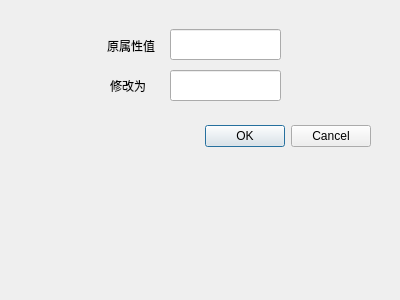
<?xml version="1.0" encoding="UTF-8"?>
<ui version="4.0">
 <class>Dialog</class>
 <widget class="QDialog" name="Dialog">
  <property name="geometry">
   <rect>
    <x>0</x>
    <y>0</y>
    <width>400</width>
    <height>300</height>
   </rect>
  </property>
  <property name="windowTitle">
   <string>Dialog</string>
  </property>
  <widget class="QDialogButtonBox" name="buttonBox">
   <property name="geometry">
    <rect>
     <x>30</x>
     <y>120</y>
     <width>341</width>
     <height>32</height>
    </rect>
   </property>
   <property name="orientation">
    <enum>Qt::Horizontal</enum>
   </property>
   <property name="standardButtons">
    <set>QDialogButtonBox::Cancel|QDialogButtonBox::Ok</set>
   </property>
  </widget>
  <widget class="QLabel" name="rawLabel">
   <property name="geometry">
    <rect>
     <x>107</x>
     <y>30</y>
     <width>51</width>
     <height>31</height>
    </rect>
   </property>
   <property name="text">
    <string>原属性值</string>
   </property>
  </widget>
  <widget class="QLineEdit" name="rawValue">
   <property name="geometry">
    <rect>
     <x>170</x>
     <y>29</y>
     <width>111</width>
     <height>31</height>
    </rect>
   </property>
   <property name="readOnly">
    <bool>true</bool>
   </property>
  </widget>
  <widget class="QLineEdit" name="newValue">
   <property name="geometry">
    <rect>
     <x>170</x>
     <y>70</y>
     <width>111</width>
     <height>31</height>
    </rect>
   </property>
  </widget>
  <widget class="QLabel" name="newLabel">
   <property name="geometry">
    <rect>
     <x>110</x>
     <y>70</y>
     <width>51</width>
     <height>31</height>
    </rect>
   </property>
   <property name="text">
    <string>修改为</string>
   </property>
  </widget>
 </widget>
 <resources/>
 <connections>
  <connection>
   <sender>buttonBox</sender>
   <signal>accepted()</signal>
   <receiver>Dialog</receiver>
   <slot>accept()</slot>
   <hints>
    <hint type="sourcelabel">
     <x>248</x>
     <y>254</y>
    </hint>
    <hint type="destinationlabel">
     <x>157</x>
     <y>274</y>
    </hint>
   </hints>
  </connection>
  <connection>
   <sender>buttonBox</sender>
   <signal>rejected()</signal>
   <receiver>Dialog</receiver>
   <slot>reject()</slot>
   <hints>
    <hint type="sourcelabel">
     <x>316</x>
     <y>260</y>
    </hint>
    <hint type="destinationlabel">
     <x>286</x>
     <y>274</y>
    </hint>
   </hints>
  </connection>
 </connections>
</ui>
